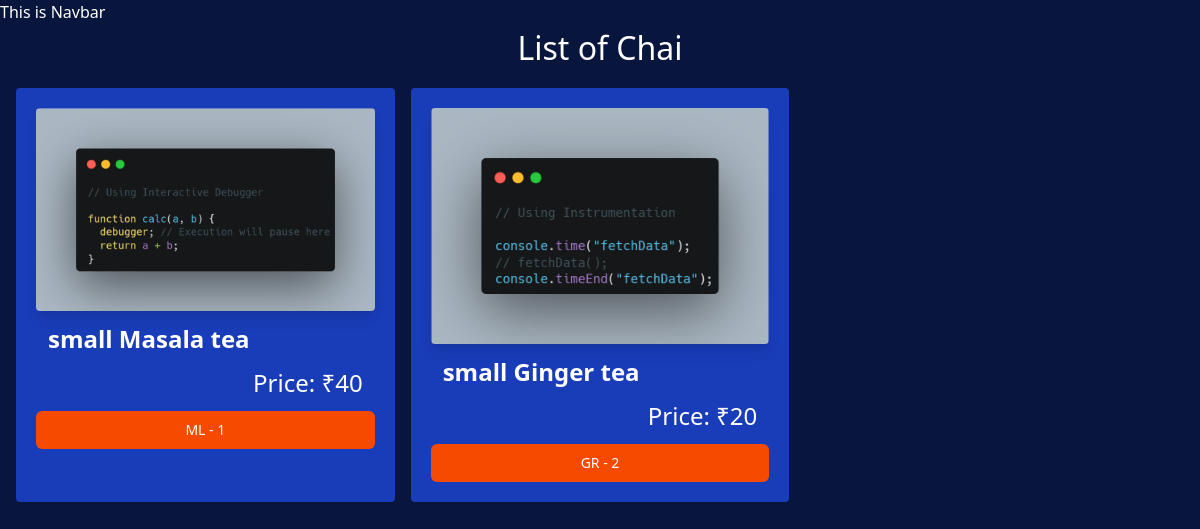
The page /myapp/ on the database as committed earlier.
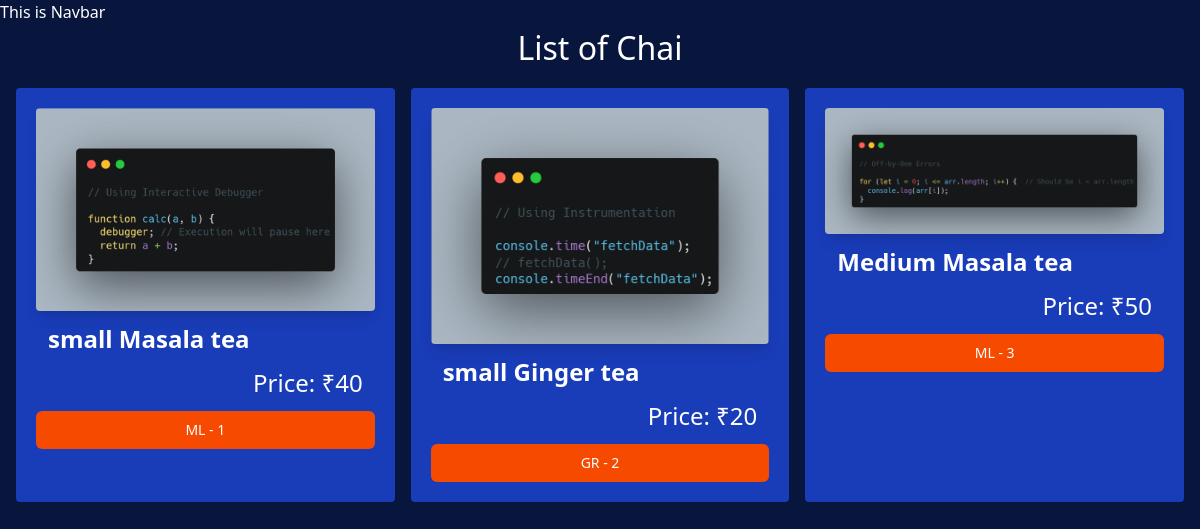
The same page on the database as committed later.
### myapp/models.py (models this page shows, shortened)
class ChaiVarity(models.Model):
    CHAI_TYPE_CHOICE = [
        ('ML', 'MASALA'),
        ('GR', 'GINGER'),
        ('KL', 'KIWI'),
        ('PL', 'PLAIN'),
        ('EL', 'ELACHI'),
    ]
    name = models.CharField(max_length=100)
    image = models.ImageField(upload_to='myapps/')
    price = models.IntegerField(default=0)
    date_added = models.DateTimeField(default=timezone.now)
    type = models.CharField(max_length=2, choices=CHAI_TYPE_CHOICE)
    description = models.TextField(default='')

### myapp/views.py (the view)
# urls.py: path('', views.all_chai, name='all_chai'),
def all_chai(request):
    chais = ChaiVarity.objects.all()
    return render(request, 'myapp/all_chai.html', {'chais': chais})

### myapp/templates/myapp/all_chai.html (shortened to what this page needs)
{% extends "layout.html" %}
{% block content %}
<h2>List of Chai</h2>
<div class="grid grid-cols-3 gap-4 m-4">
{% for chai in chais  %}
<div class="bg-blue-800 p-5 rounded">
    <img class="rounded shadow-lg" src="{{chai.image.url}}" alt="">
    <div class="flex-col">
        <h3 class="text-2xl m-3 font-bold text-left">{{chai.name}}</h3>
        <h4 class="text-2xl m-3 font-normal text-right">Price: ₹{{ chai.price }}</h4>
    </div>
    <a href="{% url 'chai_detail' chai.id %}">
        <button type="button" class="inline-flex items-center w-[100%] justify-center px-4 py-2
       border border-transparent text-sm font-medium rounded-md
       text-white bg-orange-600 hover:bg-orange-700
       focus:outline-none focus:ring-2 focus:ring-offset-2
       focus:ring-orange-500">
            {{chai.type}} - {{chai.id}}
        </button>
    </a>
</div>
{% endfor %}
</div>
{% endblock %}

Rows that differ between the two databases and show on the page:
added ChaiVarity: image (picture), name "Medium Masala tea", price "50", type "ML", id "3"
